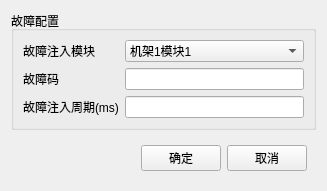
<?xml version="1.0" encoding="UTF-8"?>
<ui version="4.0">
 <class>FaultWidget</class>
 <widget class="QWidget" name="FaultWidget">
  <property name="geometry">
   <rect>
    <x>0</x>
    <y>0</y>
    <width>327</width>
    <height>175</height>
   </rect>
  </property>
  <property name="maximumSize">
   <size>
    <width>330</width>
    <height>180</height>
   </size>
  </property>
  <property name="windowTitle">
   <string>Form</string>
  </property>
  <layout class="QVBoxLayout" name="verticalLayout">
   <item>
    <widget class="QGroupBox" name="groupBox">
     <property name="title">
      <string>故障配置</string>
     </property>
     <layout class="QFormLayout" name="formLayout">
      <item row="0" column="0">
       <widget class="QLabel" name="label_4">
        <property name="text">
         <string>故障注入模块</string>
        </property>
       </widget>
      </item>
      <item row="0" column="1">
       <widget class="QComboBox" name="comboBox">
        <item>
         <property name="text">
          <string>机架1模块1</string>
         </property>
        </item>
        <item>
         <property name="text">
          <string>机架2模块1</string>
         </property>
        </item>
       </widget>
      </item>
      <item row="2" column="0">
       <widget class="QLabel" name="label">
        <property name="text">
         <string>故障注入周期(ms)</string>
        </property>
       </widget>
      </item>
      <item row="2" column="1">
       <widget class="QLineEdit" name="lineEdit"/>
      </item>
      <item row="1" column="0">
       <widget class="QLabel" name="label_2">
        <property name="text">
         <string>故障码</string>
        </property>
       </widget>
      </item>
      <item row="1" column="1">
       <widget class="QLineEdit" name="lineEdit_2"/>
      </item>
     </layout>
    </widget>
   </item>
   <item>
    <widget class="QWidget" name="widget" native="true">
     <layout class="QHBoxLayout" name="horizontalLayout">
      <item>
       <spacer name="horizontalSpacer">
        <property name="orientation">
         <enum>Qt::Horizontal</enum>
        </property>
        <property name="sizeHint" stdset="0">
         <size>
          <width>40</width>
          <height>20</height>
         </size>
        </property>
       </spacer>
      </item>
      <item>
       <widget class="QPushButton" name="pushButton">
        <property name="text">
         <string>确定</string>
        </property>
       </widget>
      </item>
      <item>
       <widget class="QPushButton" name="pushButton_2">
        <property name="text">
         <string>取消</string>
        </property>
       </widget>
      </item>
     </layout>
    </widget>
   </item>
  </layout>
 </widget>
 <resources/>
 <connections/>
</ui>
